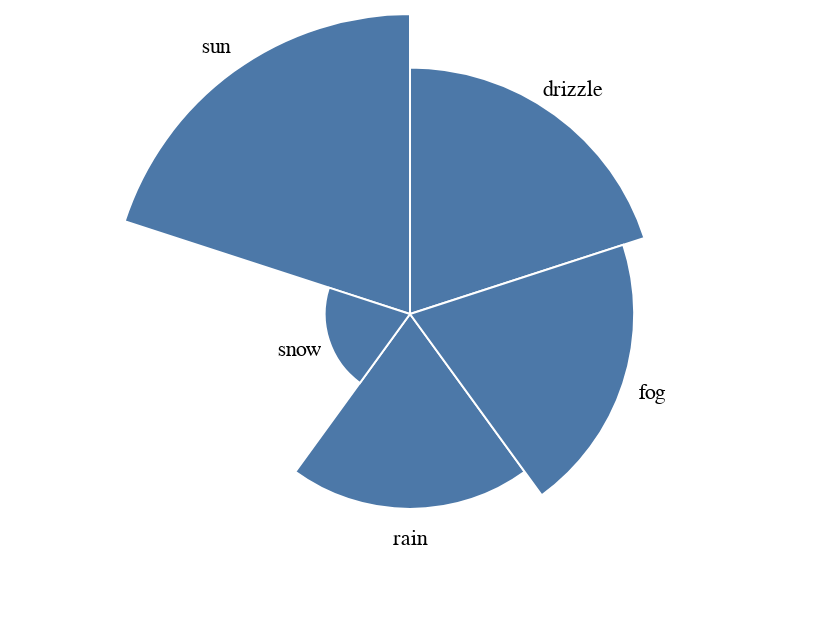

Source (notebook cell):
### Markdown cell above
### Radial Chart

### Code cell
show(
    data(["weather", "temp_max"]),
    {
        "view": [
            {
                "coordinates": "polar",
                "mark": [
                    {
                        "type": "bar",
                        "encoding": [
                            {"channel": "x", "field": "weather"},
                            {
                                "channel": "y",
                                "field": "temp_max",
                                "aggregate": "mean",
                            },
                        ],
                    }
                ],
                "scale": [
                    {"channel": "x", "type": "ordinal"},
                    {"channel": "y", "type": "linear", "zero": "true"},
                ],
            }
        ]
    },
)

### Figure 1 — Vega-Lite specification as saved in the notebook (floating-point values rounded to 4 significant figures; data arrays with more than 128 entries replaced by an {"elided": "..."} marker saying what was removed)
{"config": {"view": {"continuousWidth": 400, "continuousHeight": 300}}, "layer": [{"mark": {"type": "arc", "stroke": "#ffffff"}}, {"mark": {"type": "text", "radiusOffset": 15}}], "data": {"name": "data-830c39fec90146253fb06a06c26374ef"}, "encoding": {"radius": {"aggregate": "mean", "field": "temp_max", "scale": {"type": "linear", "zero": true}, "type": "quantitative"}, "text": {"field": "weather", "type": "ordinal"}, "theta": {"field": "weather", "type": "ordinal"}}, "$schema": "https://vega.github.io/schema/vega-lite/v4.17.0.json", "datasets": {"data-830c39fec90146253fb06a06c26374ef": {"elided": "1461 records"}}}
